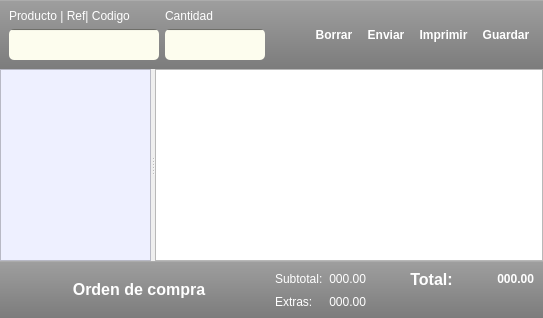
                  <widget class="QWidget" name="page_29">
                   <layout class="QVBoxLayout" name="verticalLayout_45">
                    <property name="spacing">
                     <number>0</number>
                    </property>
                    <property name="margin">
                     <number>0</number>
                    </property>
                    <item>
                     <widget class="QFrame" name="frame_18">
                      <property name="sizePolicy">
                       <sizepolicy hsizetype="Preferred" vsizetype="Fixed">
                        <horstretch>0</horstretch>
                        <verstretch>0</verstretch>
                       </sizepolicy>
                      </property>
                      <property name="styleSheet">
                       <string notr="true">QWidget{background-color: qlineargradient(spread:pad, x1:0, y1:0, x2:0, y2:1, stop:0 rgba(180, 180, 180, 255), stop:0.02 rgba(158, 158, 158, 255), stop:1 rgba(124, 124, 124, 255));color:#fff;border:0;}
QToolButton{ border:0px; background:none}
QLabel{background:none;border:0;}
QLineEdit{background-color: qlineargradient(spread:pad, x1:0, y1:0, x2:0, y2:1, stop:0 rgba(41, 41, 41, 255), stop:0.05 #FDFDEE, stop:1 #FDFDEE);border-radius:5px; border:0;padding:5px;color:#999}</string>
                      </property>
                      <property name="frameShape">
                       <enum>QFrame::StyledPanel</enum>
                      </property>
                      <property name="frameShadow">
                       <enum>QFrame::Raised</enum>
                      </property>
                      <layout class="QHBoxLayout" name="horizontalLayout_45">
                       <item>
                        <layout class="QGridLayout" name="gridLayout_5">
                         <item row="0" column="0">
                          <widget class="QLabel" name="label_18">
                           <property name="sizePolicy">
                            <sizepolicy hsizetype="Preferred" vsizetype="Fixed">
                             <horstretch>0</horstretch>
                             <verstretch>0</verstretch>
                            </sizepolicy>
                           </property>
                           <property name="font">
                            <font>
                             <pointsize>9</pointsize>
                            </font>
                           </property>
                           <property name="text">
                            <string>Producto | Ref| Codigo</string>
                           </property>
                           <property name="wordWrap">
                            <bool>true</bool>
                           </property>
                           <property name="margin">
                            <number>3</number>
                           </property>
                          </widget>
                         </item>
                         <item row="0" column="1">
                          <widget class="QLabel" name="label_55">
                           <property name="sizePolicy">
                            <sizepolicy hsizetype="Preferred" vsizetype="Fixed">
                             <horstretch>0</horstretch>
                             <verstretch>0</verstretch>
                            </sizepolicy>
                           </property>
                           <property name="font">
                            <font>
                             <pointsize>9</pointsize>
                            </font>
                           </property>
                           <property name="text">
                            <string>Cantidad</string>
                           </property>
                           <property name="wordWrap">
                            <bool>true</bool>
                           </property>
                           <property name="margin">
                            <number>3</number>
                           </property>
                          </widget>
                         </item>
                         <item row="1" column="0">
                          <widget class="QLineEdit" name="leProducto">
                           <property name="sizePolicy">
                            <sizepolicy hsizetype="Expanding" vsizetype="Fixed">
                             <horstretch>0</horstretch>
                             <verstretch>0</verstretch>
                            </sizepolicy>
                           </property>
                           <property name="font">
                            <font>
                             <pointsize>12</pointsize>
                            </font>
                           </property>
                           <property name="styleSheet">
                            <string notr="true"/>
                           </property>
                          </widget>
                         </item>
                         <item row="1" column="1">
                          <widget class="QLineEdit" name="leCant">
                           <property name="sizePolicy">
                            <sizepolicy hsizetype="Fixed" vsizetype="Fixed">
                             <horstretch>0</horstretch>
                             <verstretch>0</verstretch>
                            </sizepolicy>
                           </property>
                           <property name="maximumSize">
                            <size>
                             <width>100</width>
                             <height>16777215</height>
                            </size>
                           </property>
                           <property name="font">
                            <font>
                             <pointsize>12</pointsize>
                            </font>
                           </property>
                           <property name="text">
                            <string/>
                           </property>
                          </widget>
                         </item>
                        </layout>
                       </item>
                       <item>
                        <spacer name="horizontalSpacer_17">
                         <property name="orientation">
                          <enum>Qt::Horizontal</enum>
                         </property>
                         <property name="sizeHint" stdset="0">
                          <size>
                           <width>40</width>
                           <height>20</height>
                          </size>
                         </property>
                        </spacer>
                       </item>
                       <item>
                        <widget class="QToolButton" name="tbBorrar">
                         <property name="sizePolicy">
                          <sizepolicy hsizetype="Preferred" vsizetype="Fixed">
                           <horstretch>0</horstretch>
                           <verstretch>0</verstretch>
                          </sizepolicy>
                         </property>
                         <property name="font">
                          <font>
                           <weight>75</weight>
                           <bold>true</bold>
                          </font>
                         </property>
                         <property name="text">
                          <string>Borrar</string>
                         </property>
                         <property name="icon">
                          <iconset>
                           <normaloff>../../../../../../../../usr/share/pyventa/images/32/Metro-Hand-32.png</normaloff>../../../../../../../../usr/share/pyventa/images/32/Metro-Hand-32.png</iconset>
                         </property>
                         <property name="iconSize">
                          <size>
                           <width>32</width>
                           <height>32</height>
                          </size>
                         </property>
                         <property name="toolButtonStyle">
                          <enum>Qt::ToolButtonTextUnderIcon</enum>
                         </property>
                        </widget>
                       </item>
                       <item>
                        <widget class="QToolButton" name="tbEnviar">
                         <property name="font">
                          <font>
                           <weight>75</weight>
                           <bold>true</bold>
                          </font>
                         </property>
                         <property name="text">
                          <string>Enviar</string>
                         </property>
                         <property name="icon">
                          <iconset>
                           <normaloff>../../../../../../../../../usr/share/pyventa/images/32/Metro-Eaaa-32.png</normaloff>../../../../../../../../../usr/share/pyventa/images/32/Metro-Eaaa-32.png</iconset>
                         </property>
                         <property name="iconSize">
                          <size>
                           <width>32</width>
                           <height>32</height>
                          </size>
                         </property>
                         <property name="popupMode">
                          <enum>QToolButton::InstantPopup</enum>
                         </property>
                         <property name="toolButtonStyle">
                          <enum>Qt::ToolButtonTextUnderIcon</enum>
                         </property>
                         <property name="autoRaise">
                          <bool>true</bool>
                         </property>
                        </widget>
                       </item>
                       <item>
                        <widget class="QToolButton" name="tbImprimir">
                         <property name="font">
                          <font>
                           <weight>75</weight>
                           <bold>true</bold>
                          </font>
                         </property>
                         <property name="text">
                          <string>Imprimir</string>
                         </property>
                         <property name="icon">
                          <iconset>
                           <normaloff>../../../../../../../../../usr/share/pyventa/images/32/Metro-Print-32.png</normaloff>../../../../../../../../../usr/share/pyventa/images/32/Metro-Print-32.png</iconset>
                         </property>
                         <property name="iconSize">
                          <size>
                           <width>32</width>
                           <height>32</height>
                          </size>
                         </property>
                         <property name="popupMode">
                          <enum>QToolButton::InstantPopup</enum>
                         </property>
                         <property name="toolButtonStyle">
                          <enum>Qt::ToolButtonTextUnderIcon</enum>
                         </property>
                         <property name="autoRaise">
                          <bool>true</bool>
                         </property>
                        </widget>
                       </item>
                       <item>
                        <widget class="QToolButton" name="tbGuardar">
                         <property name="sizePolicy">
                          <sizepolicy hsizetype="Preferred" vsizetype="Fixed">
                           <horstretch>0</horstretch>
                           <verstretch>0</verstretch>
                          </sizepolicy>
                         </property>
                         <property name="font">
                          <font>
                           <weight>75</weight>
                           <bold>true</bold>
                          </font>
                         </property>
                         <property name="text">
                          <string>Guardar</string>
                         </property>
                         <property name="icon">
                          <iconset>
                           <normaloff>../../../../../../../../usr/share/pyventa/images/32/Metro-Save-32.png</normaloff>../../../../../../../../usr/share/pyventa/images/32/Metro-Save-32.png</iconset>
                         </property>
                         <property name="iconSize">
                          <size>
                           <width>32</width>
                           <height>32</height>
                          </size>
                         </property>
                         <property name="toolButtonStyle">
                          <enum>Qt::ToolButtonTextUnderIcon</enum>
                         </property>
                        </widget>
                       </item>
                      </layout>
                     </widget>
                    </item>
                    <item>
                     <widget class="QSplitter" name="splitter">
                      <property name="orientation">
                       <enum>Qt::Horizontal</enum>
                      </property>
                      <widget class="QFrame" name="frame_20">
                       <property name="styleSheet">
                        <string notr="true">background-color: rgb(238, 240, 255);</string>
                       </property>
                       <property name="frameShape">
                        <enum>QFrame::StyledPanel</enum>
                       </property>
                       <property name="frameShadow">
                        <enum>QFrame::Raised</enum>
                       </property>
                      </widget>
                      <widget class="QTableWidget" name="tableWidget"/>
                     </widget>
                    </item>
                    <item>
                     <widget class="QFrame" name="frame_19">
                      <property name="sizePolicy">
                       <sizepolicy hsizetype="Preferred" vsizetype="Fixed">
                        <horstretch>0</horstretch>
                        <verstretch>0</verstretch>
                       </sizepolicy>
                      </property>
                      <property name="styleSheet">
                       <string notr="true">QWidget{background-color: qlineargradient(spread:pad, x1:0, y1:0, x2:0, y2:1, stop:0 rgba(180, 180, 180, 255), stop:0.02 rgba(158, 158, 158, 255), stop:1 rgba(124, 124, 124, 255));color:#fff;border:0;}
QToolButton{ border:0px; background:none}
QLabel{background:none;border:0;}
QLineEdit{background-color: qlineargradient(spread:pad, x1:0, y1:0, x2:0, y2:1, stop:0 rgba(41, 41, 41, 255), stop:0.05 #FDFDEE, stop:1 #FDFDEE);border-radius:5px; border:0;padding:5px;color:#999}</string>
                      </property>
                      <property name="frameShape">
                       <enum>QFrame::StyledPanel</enum>
                      </property>
                      <property name="frameShadow">
                       <enum>QFrame::Raised</enum>
                      </property>
                      <layout class="QHBoxLayout" name="horizontalLayout_44">
                       <item>
                        <widget class="QLabel" name="label_52">
                         <property name="sizePolicy">
                          <sizepolicy hsizetype="MinimumExpanding" vsizetype="Preferred">
                           <horstretch>0</horstretch>
                           <verstretch>0</verstretch>
                          </sizepolicy>
                         </property>
                         <property name="font">
                          <font>
                           <pointsize>12</pointsize>
                           <weight>75</weight>
                           <bold>true</bold>
                          </font>
                         </property>
                         <property name="text">
                          <string>Orden de compra</string>
                         </property>
                         <property name="alignment">
                          <set>Qt::AlignCenter</set>
                         </property>
                        </widget>
                       </item>
                       <item>
                        <layout class="QGridLayout" name="gridLayout_6">
                         <item row="0" column="0">
                          <widget class="QLabel" name="label_57">
                           <property name="sizePolicy">
                            <sizepolicy hsizetype="Preferred" vsizetype="Fixed">
                             <horstretch>0</horstretch>
                             <verstretch>0</verstretch>
                            </sizepolicy>
                           </property>
                           <property name="font">
                            <font>
                             <pointsize>9</pointsize>
                            </font>
                           </property>
                           <property name="text">
                            <string>Subtotal:</string>
                           </property>
                           <property name="wordWrap">
                            <bool>true</bool>
                           </property>
                           <property name="margin">
                            <number>3</number>
                           </property>
                          </widget>
                         </item>
                         <item row="1" column="0">
                          <widget class="QLabel" name="label_66">
                           <property name="sizePolicy">
                            <sizepolicy hsizetype="Preferred" vsizetype="Fixed">
                             <horstretch>0</horstretch>
                             <verstretch>0</verstretch>
                            </sizepolicy>
                           </property>
                           <property name="font">
                            <font>
                             <pointsize>9</pointsize>
                            </font>
                           </property>
                           <property name="text">
                            <string>Extras:</string>
                           </property>
                           <property name="wordWrap">
                            <bool>true</bool>
                           </property>
                           <property name="margin">
                            <number>3</number>
                           </property>
                          </widget>
                         </item>
                         <item row="0" column="1">
                          <widget class="QLabel" name="leSub">
                           <property name="sizePolicy">
                            <sizepolicy hsizetype="Preferred" vsizetype="Fixed">
                             <horstretch>0</horstretch>
                             <verstretch>0</verstretch>
                            </sizepolicy>
                           </property>
                           <property name="font">
                            <font>
                             <pointsize>9</pointsize>
                            </font>
                           </property>
                           <property name="text">
                            <string>000.00</string>
                           </property>
                           <property name="alignment">
                            <set>Qt::AlignRight|Qt::AlignTrailing|Qt::AlignVCenter</set>
                           </property>
                           <property name="wordWrap">
                            <bool>true</bool>
                           </property>
                           <property name="margin">
                            <number>3</number>
                           </property>
                          </widget>
                         </item>
                         <item row="1" column="1">
                          <widget class="QLabel" name="leExtra">
                           <property name="sizePolicy">
                            <sizepolicy hsizetype="Preferred" vsizetype="Fixed">
                             <horstretch>0</horstretch>
                             <verstretch>0</verstretch>
                            </sizepolicy>
                           </property>
                           <property name="font">
                            <font>
                             <pointsize>9</pointsize>
                            </font>
                           </property>
                           <property name="text">
                            <string>000.00</string>
                           </property>
                           <property name="alignment">
                            <set>Qt::AlignRight|Qt::AlignTrailing|Qt::AlignVCenter</set>
                           </property>
                           <property name="wordWrap">
                            <bool>true</bool>
                           </property>
                           <property name="margin">
                            <number>3</number>
                           </property>
                          </widget>
                         </item>
                         <item row="0" column="2">
                          <widget class="QLabel" name="label_63">
                           <property name="sizePolicy">
                            <sizepolicy hsizetype="MinimumExpanding" vsizetype="Preferred">
                             <horstretch>0</horstretch>
                             <verstretch>0</verstretch>
                            </sizepolicy>
                           </property>
                           <property name="font">
                            <font>
                             <pointsize>12</pointsize>
                             <weight>75</weight>
                             <bold>true</bold>
                            </font>
                           </property>
                           <property name="text">
                            <string>Total:</string>
                           </property>
                           <property name="alignment">
                            <set>Qt::AlignCenter</set>
                           </property>
                          </widget>
                         </item>
                         <item row="0" column="3">
                          <widget class="QLabel" name="leTotal">
                           <property name="sizePolicy">
                            <sizepolicy hsizetype="Preferred" vsizetype="Fixed">
                             <horstretch>0</horstretch>
                             <verstretch>0</verstretch>
                            </sizepolicy>
                           </property>
                           <property name="font">
                            <font>
                             <weight>75</weight>
                             <bold>true</bold>
                            </font>
                           </property>
                           <property name="text">
                            <string>000.00</string>
                           </property>
                           <property name="alignment">
                            <set>Qt::AlignRight|Qt::AlignTrailing|Qt::AlignVCenter</set>
                           </property>
                           <property name="wordWrap">
                            <bool>true</bool>
                           </property>
                           <property name="margin">
                            <number>3</number>
                           </property>
                          </widget>
                         </item>
                        </layout>
                       </item>
                      </layout>
                     </widget>
                    </item>
                   </layout>
                  </widget>
